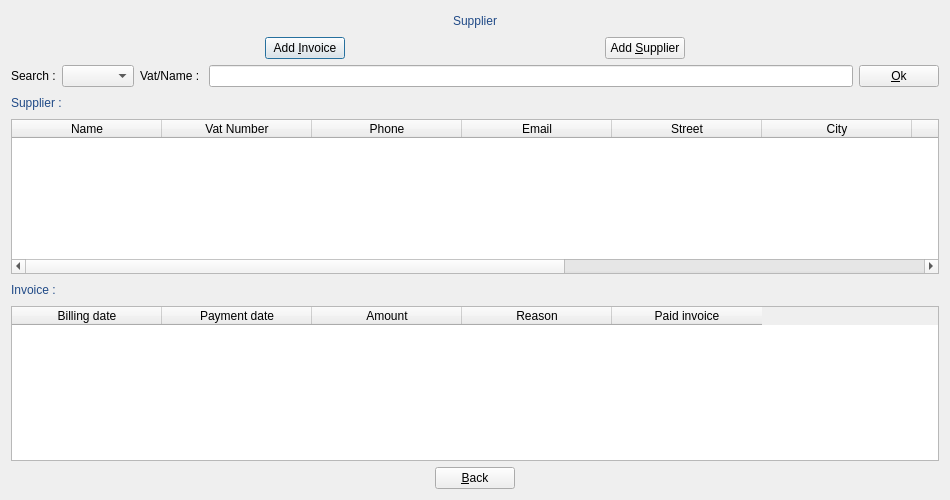
<?xml version="1.0" encoding="UTF-8"?>
<ui version="4.0">
 <class>DialogSupplier</class>
 <widget class="QDialog" name="DialogSupplier">
  <property name="geometry">
   <rect>
    <x>0</x>
    <y>0</y>
    <width>950</width>
    <height>500</height>
   </rect>
  </property>
  <property name="minimumSize">
   <size>
    <width>950</width>
    <height>500</height>
   </size>
  </property>
  <property name="windowTitle">
   <string>manageBill Supplier</string>
  </property>
  <layout class="QGridLayout" name="gridLayout_7">
   <item row="0" column="0">
    <layout class="QGridLayout" name="gridLayout">
     <item row="0" column="0">
      <spacer name="horizontalSpacer">
       <property name="orientation">
        <enum>Qt::Horizontal</enum>
       </property>
       <property name="sizeHint" stdset="0">
        <size>
         <width>40</width>
         <height>20</height>
        </size>
       </property>
      </spacer>
     </item>
     <item row="0" column="1">
      <widget class="QLabel" name="labelTitle">
       <property name="styleSheet">
        <string notr="true">font: 75 16pt &quot;URW Palladio L&quot;;
color: rgb(32, 74, 135);</string>
       </property>
       <property name="text">
        <string>&lt;html&gt;&lt;head/&gt;&lt;body&gt;&lt;p align=&quot;center&quot;&gt;Supplier&lt;/p&gt;&lt;/body&gt;&lt;/html&gt;</string>
       </property>
      </widget>
     </item>
     <item row="0" column="2">
      <spacer name="horizontalSpacer_2">
       <property name="orientation">
        <enum>Qt::Horizontal</enum>
       </property>
       <property name="sizeHint" stdset="0">
        <size>
         <width>40</width>
         <height>20</height>
        </size>
       </property>
      </spacer>
     </item>
    </layout>
   </item>
   <item row="1" column="0">
    <layout class="QGridLayout" name="gridLayout_2">
     <item row="0" column="0">
      <spacer name="horizontalSpacer_3">
       <property name="orientation">
        <enum>Qt::Horizontal</enum>
       </property>
       <property name="sizeHint" stdset="0">
        <size>
         <width>40</width>
         <height>20</height>
        </size>
       </property>
      </spacer>
     </item>
     <item row="0" column="1">
      <widget class="QPushButton" name="pushButtonAddInvoice">
       <property name="text">
        <string>Add &amp;Invoice</string>
       </property>
       <property name="icon">
        <iconset resource="icon.qrc">
         <normaloff>:/icon/image/add24.png</normaloff>:/icon/image/add24.png</iconset>
       </property>
       <property name="iconSize">
        <size>
         <width>24</width>
         <height>24</height>
        </size>
       </property>
      </widget>
     </item>
     <item row="0" column="2">
      <spacer name="horizontalSpacer_4">
       <property name="orientation">
        <enum>Qt::Horizontal</enum>
       </property>
       <property name="sizeHint" stdset="0">
        <size>
         <width>40</width>
         <height>20</height>
        </size>
       </property>
      </spacer>
     </item>
     <item row="0" column="3">
      <widget class="QPushButton" name="pushButtonAddSupplier">
       <property name="text">
        <string>Add &amp;Supplier</string>
       </property>
       <property name="icon">
        <iconset resource="icon.qrc">
         <normaloff>:/icon/image/add24.png</normaloff>:/icon/image/add24.png</iconset>
       </property>
       <property name="iconSize">
        <size>
         <width>24</width>
         <height>24</height>
        </size>
       </property>
      </widget>
     </item>
     <item row="0" column="4">
      <spacer name="horizontalSpacer_5">
       <property name="orientation">
        <enum>Qt::Horizontal</enum>
       </property>
       <property name="sizeHint" stdset="0">
        <size>
         <width>40</width>
         <height>20</height>
        </size>
       </property>
      </spacer>
     </item>
    </layout>
   </item>
   <item row="2" column="0">
    <layout class="QGridLayout" name="gridLayout_3">
     <item row="0" column="0">
      <widget class="QLabel" name="labelSearch">
       <property name="styleSheet">
        <string notr="true">font: 75 14pt &quot;URW Palladio L&quot;;</string>
       </property>
       <property name="text">
        <string>Search :</string>
       </property>
      </widget>
     </item>
     <item row="0" column="1">
      <widget class="QComboBox" name="comboBoxSearch"/>
     </item>
     <item row="0" column="2">
      <widget class="QLabel" name="labelEdit">
       <property name="styleSheet">
        <string notr="true">font: 75 14pt &quot;URW Palladio L&quot;;</string>
       </property>
       <property name="text">
        <string>Vat/Name : </string>
       </property>
      </widget>
     </item>
     <item row="0" column="3">
      <widget class="QLineEdit" name="lineEditSearch"/>
     </item>
     <item row="0" column="4">
      <widget class="QPushButton" name="pushButtonSearch">
       <property name="text">
        <string>&amp;Ok</string>
       </property>
       <property name="icon">
        <iconset resource="icon.qrc">
         <normaloff>:/icon/image/check24.png</normaloff>:/icon/image/check24.png</iconset>
       </property>
       <property name="iconSize">
        <size>
         <width>24</width>
         <height>24</height>
        </size>
       </property>
      </widget>
     </item>
    </layout>
   </item>
   <item row="3" column="0">
    <layout class="QGridLayout" name="gridLayout_4">
     <item row="0" column="0">
      <widget class="QLabel" name="labelTable1">
       <property name="styleSheet">
        <string notr="true">font: 75 14pt &quot;URW Palladio L&quot;;
color: rgb(32, 74, 135);</string>
       </property>
       <property name="text">
        <string>Supplier :</string>
       </property>
      </widget>
     </item>
     <item row="0" column="1">
      <spacer name="horizontalSpacer_6">
       <property name="orientation">
        <enum>Qt::Horizontal</enum>
       </property>
       <property name="sizeHint" stdset="0">
        <size>
         <width>40</width>
         <height>20</height>
        </size>
       </property>
      </spacer>
     </item>
    </layout>
   </item>
   <item row="4" column="0">
    <widget class="QTableWidget" name="tableWidgetSupplier">
     <property name="styleSheet">
      <string notr="true">font: 75 12pt &quot;URW Palladio L&quot;;</string>
     </property>
     <property name="verticalScrollBarPolicy">
      <enum>Qt::ScrollBarAsNeeded</enum>
     </property>
     <property name="horizontalScrollBarPolicy">
      <enum>Qt::ScrollBarAsNeeded</enum>
     </property>
     <property name="sizeAdjustPolicy">
      <enum>QAbstractScrollArea::AdjustToContents</enum>
     </property>
     <property name="editTriggers">
      <set>QAbstractItemView::NoEditTriggers</set>
     </property>
     <property name="selectionMode">
      <enum>QAbstractItemView::SingleSelection</enum>
     </property>
     <property name="selectionBehavior">
      <enum>QAbstractItemView::SelectRows</enum>
     </property>
     <attribute name="horizontalHeaderDefaultSectionSize">
      <number>150</number>
     </attribute>
     <column>
      <property name="text">
       <string>Name</string>
      </property>
     </column>
     <column>
      <property name="text">
       <string>Vat Number</string>
      </property>
     </column>
     <column>
      <property name="text">
       <string>Phone</string>
      </property>
     </column>
     <column>
      <property name="text">
       <string>Email</string>
      </property>
     </column>
     <column>
      <property name="text">
       <string>Street</string>
      </property>
     </column>
     <column>
      <property name="text">
       <string>City</string>
      </property>
     </column>
     <column>
      <property name="text">
       <string>Country</string>
      </property>
     </column>
     <column>
      <property name="text">
       <string>Post Code</string>
      </property>
     </column>
     <column>
      <property name="text">
       <string>Contact Language</string>
      </property>
     </column>
     <column>
      <property name="text">
       <string>Doy Number</string>
      </property>
     </column>
    </widget>
   </item>
   <item row="5" column="0">
    <layout class="QGridLayout" name="gridLayout_5">
     <item row="0" column="0">
      <widget class="QLabel" name="labelTable2">
       <property name="styleSheet">
        <string notr="true">font: 75 14pt &quot;URW Palladio L&quot;;
color: rgb(32, 74, 135);</string>
       </property>
       <property name="text">
        <string>Invoice :</string>
       </property>
      </widget>
     </item>
     <item row="0" column="1">
      <spacer name="horizontalSpacer_7">
       <property name="orientation">
        <enum>Qt::Horizontal</enum>
       </property>
       <property name="sizeHint" stdset="0">
        <size>
         <width>40</width>
         <height>20</height>
        </size>
       </property>
      </spacer>
     </item>
    </layout>
   </item>
   <item row="6" column="0">
    <widget class="QTableWidget" name="tableWidgetInvoice">
     <property name="autoFillBackground">
      <bool>true</bool>
     </property>
     <property name="styleSheet">
      <string notr="true">font: 75 12pt &quot;URW Palladio L&quot;;</string>
     </property>
     <property name="verticalScrollBarPolicy">
      <enum>Qt::ScrollBarAsNeeded</enum>
     </property>
     <property name="horizontalScrollBarPolicy">
      <enum>Qt::ScrollBarAsNeeded</enum>
     </property>
     <property name="sizeAdjustPolicy">
      <enum>QAbstractScrollArea::AdjustToContents</enum>
     </property>
     <property name="editTriggers">
      <set>QAbstractItemView::NoEditTriggers</set>
     </property>
     <property name="selectionMode">
      <enum>QAbstractItemView::SingleSelection</enum>
     </property>
     <property name="selectionBehavior">
      <enum>QAbstractItemView::SelectRows</enum>
     </property>
     <attribute name="horizontalHeaderDefaultSectionSize">
      <number>150</number>
     </attribute>
     <column>
      <property name="text">
       <string>Billing date</string>
      </property>
     </column>
     <column>
      <property name="text">
       <string>Payment date</string>
      </property>
     </column>
     <column>
      <property name="text">
       <string>Amount</string>
      </property>
     </column>
     <column>
      <property name="text">
       <string>Reason</string>
      </property>
     </column>
     <column>
      <property name="text">
       <string>Paid invoice</string>
      </property>
     </column>
    </widget>
   </item>
   <item row="7" column="0">
    <layout class="QGridLayout" name="gridLayout_6">
     <item row="0" column="3">
      <spacer name="horizontalSpacer_8">
       <property name="orientation">
        <enum>Qt::Horizontal</enum>
       </property>
       <property name="sizeHint" stdset="0">
        <size>
         <width>40</width>
         <height>20</height>
        </size>
       </property>
      </spacer>
     </item>
     <item row="0" column="0">
      <spacer name="horizontalSpacer_9">
       <property name="orientation">
        <enum>Qt::Horizontal</enum>
       </property>
       <property name="sizeHint" stdset="0">
        <size>
         <width>40</width>
         <height>20</height>
        </size>
       </property>
      </spacer>
     </item>
     <item row="0" column="2">
      <widget class="QPushButton" name="pushButtonBack">
       <property name="styleSheet">
        <string notr="true">font: 75 13pt &quot;URW Palladio L&quot;;</string>
       </property>
       <property name="text">
        <string>&amp;Back</string>
       </property>
       <property name="icon">
        <iconset resource="icon.qrc">
         <normaloff>:/icon/image/undo24.png</normaloff>:/icon/image/undo24.png</iconset>
       </property>
       <property name="iconSize">
        <size>
         <width>24</width>
         <height>24</height>
        </size>
       </property>
      </widget>
     </item>
    </layout>
   </item>
  </layout>
 </widget>
 <resources>
  <include location="icon.qrc"/>
 </resources>
 <connections/>
</ui>
